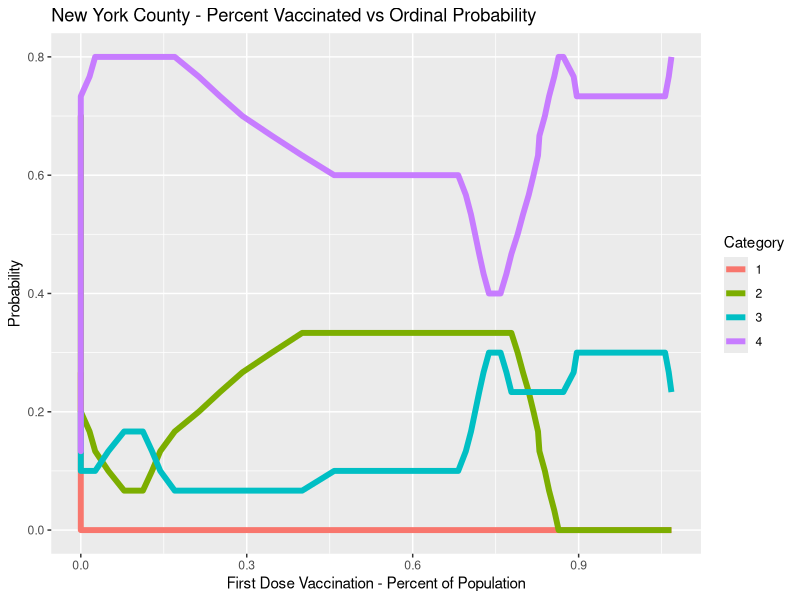
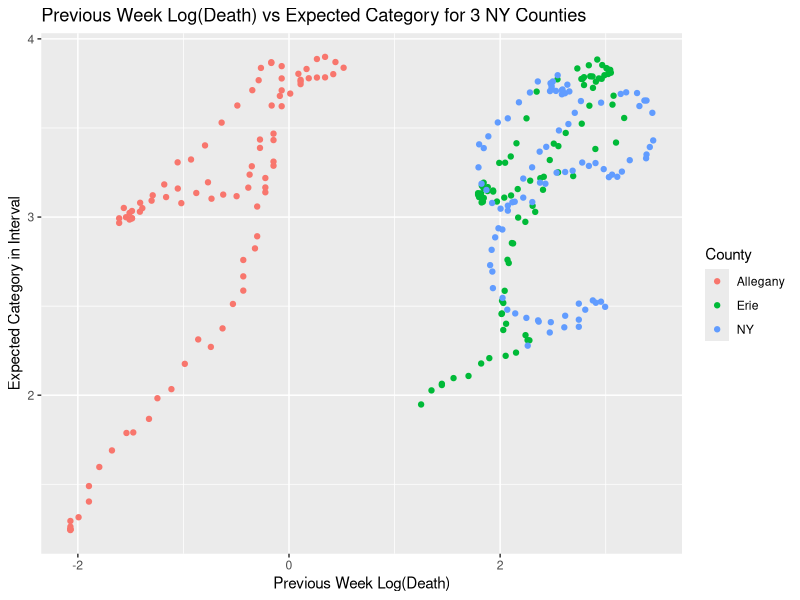

Write R code to recreate these figures, in order.
library(tidyverse)
library(gridExtra)

dat <- read.csv("currentjoineddata.csv")
counties <- unique(dat$Recip_County)
n.counties <- length(counties)
populations <- unique(dat$population)
thiscounty <- counties[31]
n.weeks <- dim(this <- dat %>%
    subset(Recip_County==thiscounty))[1]

int <- 30

logdeath <- rep(0, n.weeks-int)
vax <- rep(0, n.weeks-int)
death <- rep(0, n.weeks - int)
cat1 <- rep(0, n.weeks-int)
cat2 <- rep(0, n.weeks-int)
cat3 <- rep(0, n.weeks-int)
cat4 <- rep(0, n.weeks-int)

data <- list()
logdeath_list <- list()
cat1_list <- list()
cat2_list <- list()
cat3_list <- list()
cat4_list <- list()
iter <- 1

for (kk in c(2, 15, 31)) {
  thiscounty <- counties[kk]
  
  for (i in 1:(n.weeks-int)) {
    this <- dat %>%
      subset(Recip_County==thiscounty)
    lower <- i
    upper <- i + 30
    window <- this[lower:upper,]
    
    cat1[i] <- sum(window$category == 1) / int
    cat2[i] <- sum(window$category == 2)  / int
    cat3[i] <- sum(window$category == 3)  / int
    cat4[i] <- sum(window$category == 4)  / int
    
    logdeath[i] <- mean(window$prev_log_new_death)
    vax[i] <- median(window$Administered_Dose1_Pop_Pct.x)
    death[i] <- median(window$death)
    
    
  }
  
  df <- data.frame("Prob" = c(cat1, cat2, cat3, cat4), 
                   "Cat" = c(rep(1, n.weeks-int), rep(2, n.weeks-int), rep(3, n.weeks-int), rep(4, n.weeks-int)),
                   "Vax" = c(vax, vax, vax, vax),
                   "Death" = c(death, death, death, death),
                   "Logdeath" = c(logdeath, logdeath, logdeath, logdeath))
  
  logdeath_list[[iter]] <- logdeath
  cat1_list[[iter]] <- cat1
  cat2_list[[iter]] <- cat2
  cat3_list[[iter]] <- cat3
  cat4_list[[iter]] <- cat4
  
  data[[iter]] <- df
  iter <- iter + 1
  
}


df <- data.frame("Prob" = c(cat1, cat2, cat3, cat4), 
                 "Cat" = c(rep(1, n.weeks-int), rep(2, n.weeks-int), rep(3, n.weeks-int), rep(4, n.weeks-int)),
                 "Vax" = c(vax, vax, vax, vax),
                 "Death" = c(death, death, death, death),
                 "Logdeath" = c(logdeath, logdeath, logdeath, logdeath))

title_vax <- paste(thiscounty, "- Percent Vaccinated vs Ordinal Probability")

county <- gsub(" ", "", thiscounty)

point_vax <- ggplot(data = df, mapping = aes(x = Vax, y = Prob, 
                                group = factor(Cat), color = factor(Cat))) + 
  geom_point() + 
  ggtitle(title_vax) + 
  labs(color = "Category", group = "Category")

line_vax <- ggplot(data = df, mapping = aes(x = Vax, y = Prob, 
                                group = factor(Cat), color = factor(Cat))) + 
  geom_line(size = 2) + 
  ggtitle(title_vax) + 
  labs(color = "Category", group = "Category") + 
  xlab("First Dose Vaccination - Percent of Population") + 
  ylab("Probability")



line_vax

# grid.arrange(point_vax, line_vax, ncol = 2)

# grid.arrange(point_death, line_death, ncol = 2)

# grid.arrange(point_logdeath, line_logdeath, ncol = 2)

### Vax GGplot - 3 plots (New York City, Buffalo, Rural)
### Line plot - make lines thicker, make it look nicer
# Manhattan - County 31
# Buffalo - County 15
# Allegany - County 2












categories <- 1:4
pred_category <- list(rep(0, (n.weeks-int)),
                      rep(0, (n.weeks-int)),
                      rep(0, (n.weeks-int)))
for (kk in 1:3) {
  for (i in 1:(n.weeks-int)) {
    pred_category[[kk]][i] <- mean(sample(categories, size = 1000, 
                                       replace = TRUE, 
                                       prob = c(cat1_list[[kk]][i], cat2_list[[kk]][i], 
                                                cat3_list[[kk]][i], cat4_list[[kk]][i])))
  }
}

### Add 3 counties to the plot using different symbols
### Good for the "prev_new_log_death" variable

df <- data.frame("County" = c(rep("Allegany", 92), rep("Erie", 92), rep("NY", 92)),
                 "Logdeath" = c(logdeath_list[[1]], logdeath_list[[2]],
                                 logdeath_list[[3]]),
                 "Pred_Category" = c(pred_category[[1]], pred_category[[2]],
                                     pred_category[[3]]))

ggplot(data = df, mapping = aes(x = Logdeath, y = Pred_Category,
                                group = factor(County), color = factor(County))) +
  geom_point() + 
  labs(color = "County", group = "County") + 
  xlab("Previous Week Log(Death)") + 
  ylab("Expected Category in Interval") + 
  ggtitle("Previous Week Log(Death) vs Expected Category for 3 NY Counties")

















### Old Code ###




title_death <- paste(thiscounty, "- Death vs Ordinal Probability")

title_logdeath <- paste(thiscounty, "- Log Prev Death vs Ordinal Probability")

point_death <- ggplot(data = df, mapping = aes(x = Death, y = Prob, 
                                group = factor(Cat), color = factor(Cat))) + 
  geom_point() + 
  ggtitle(title_death) + 
  labs(color = "Category", group = "Category")

line_death <- ggplot(data = df, mapping = aes(x = Death, y = Prob, 
                                group = factor(Cat), color = factor(Cat))) + 
  geom_line() + 
  ggtitle(title_death) + 
  labs(color = "Category", group = "Category")

point_logdeath <- ggplot(data = df, mapping = aes(x = Logdeath, y = Prob, 
                                group = factor(Cat), color = factor(Cat))) + 
  geom_point() + 
  ggtitle(title_logdeath) + 
  labs(color = "Category", group = "Category")
  
line_logdeath <- ggplot(data = df, mapping = aes(x = Logdeath, y = Prob, 
                                group = factor(Cat), color = factor(Cat))) + 
  geom_line() + 
  ggtitle(title_logdeath) + 
  labs(color = "Category", group = "Category")

